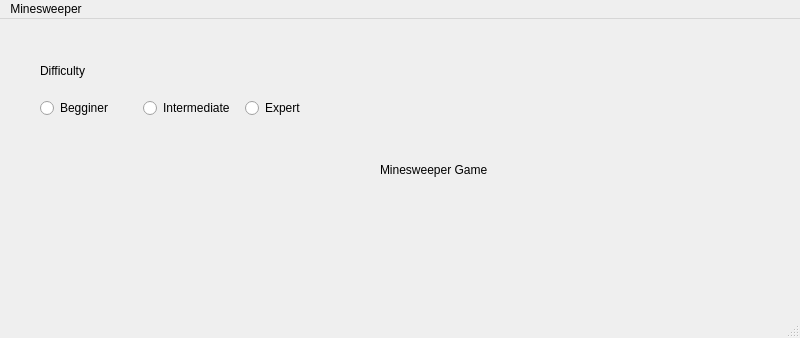
<?xml version="1.0" encoding="UTF-8"?>
<ui version="4.0">
 <class>MainWindow</class>
 <widget class="QMainWindow" name="MainWindow">
  <property name="geometry">
   <rect>
    <x>0</x>
    <y>0</y>
    <width>800</width>
    <height>338</height>
   </rect>
  </property>
  <property name="windowTitle">
   <string>MainWindow</string>
  </property>
  <widget class="QWidget" name="centralwidget">
   <widget class="QLabel" name="labelName">
    <property name="geometry">
     <rect>
      <x>380</x>
      <y>130</y>
      <width>121</width>
      <height>41</height>
     </rect>
    </property>
    <property name="text">
     <string>Minesweeper Game</string>
    </property>
   </widget>
   <widget class="QWidget" name="">
    <property name="geometry">
     <rect>
      <x>40</x>
      <y>30</y>
      <width>302</width>
      <height>69</height>
     </rect>
    </property>
    <layout class="QVBoxLayout" name="verticalLayout">
     <item>
      <widget class="QLabel" name="labelDifficulty">
       <property name="enabled">
        <bool>true</bool>
       </property>
       <property name="text">
        <string>Difficulty</string>
       </property>
      </widget>
     </item>
     <item>
      <layout class="QHBoxLayout" name="horizontalLayout">
       <item>
        <widget class="QRadioButton" name="radioBegginer">
         <property name="enabled">
          <bool>true</bool>
         </property>
         <property name="text">
          <string>Begginer</string>
         </property>
        </widget>
       </item>
       <item>
        <widget class="QRadioButton" name="radioIntermediate">
         <property name="enabled">
          <bool>true</bool>
         </property>
         <property name="text">
          <string>Intermediate</string>
         </property>
        </widget>
       </item>
       <item>
        <widget class="QRadioButton" name="radioExpert">
         <property name="enabled">
          <bool>true</bool>
         </property>
         <property name="text">
          <string>Expert</string>
         </property>
        </widget>
       </item>
      </layout>
     </item>
    </layout>
   </widget>
  </widget>
  <widget class="QMenuBar" name="menubar">
   <property name="geometry">
    <rect>
     <x>0</x>
     <y>0</y>
     <width>800</width>
     <height>21</height>
    </rect>
   </property>
   <widget class="QMenu" name="menuMinesweeper">
    <property name="title">
     <string>Minesweeper</string>
    </property>
    <addaction name="actionConfiguration"/>
    <addaction name="actionSingleplayer"/>
    <addaction name="actionMultiplayer"/>
   </widget>
   <addaction name="menuMinesweeper"/>
  </widget>
  <widget class="QStatusBar" name="statusbar"/>
  <action name="actionMultiplayer">
   <property name="text">
    <string>Multiplayer</string>
   </property>
  </action>
  <action name="actionSingleplayer">
   <property name="text">
    <string>Singleplayer</string>
   </property>
  </action>
  <action name="actionConfiguration">
   <property name="text">
    <string>Configuration</string>
   </property>
  </action>
 </widget>
 <resources/>
 <connections/>
</ui>
